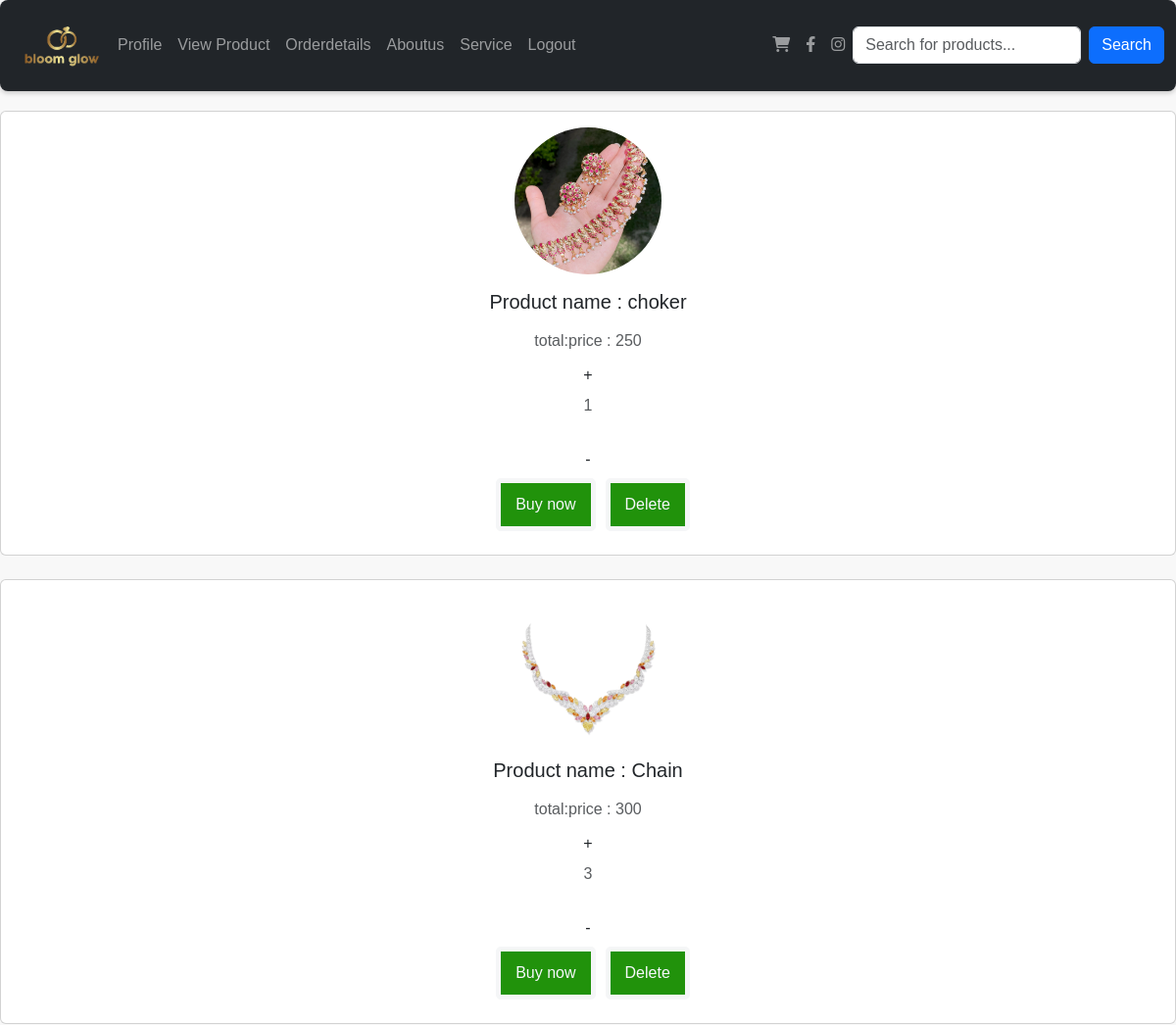
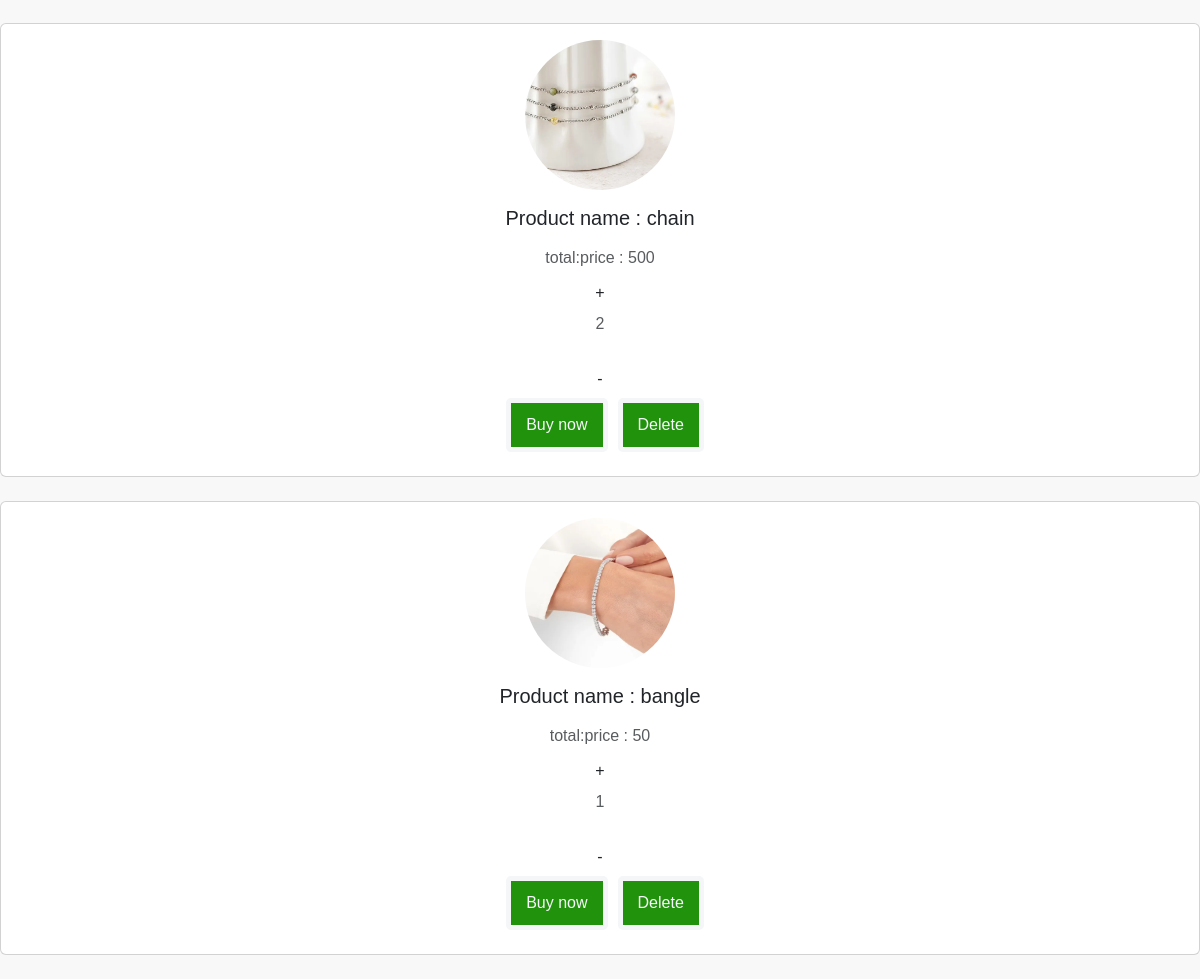
The page /user_view_cart (signed in) on the database as committed earlier (2 pictures, top to bottom).
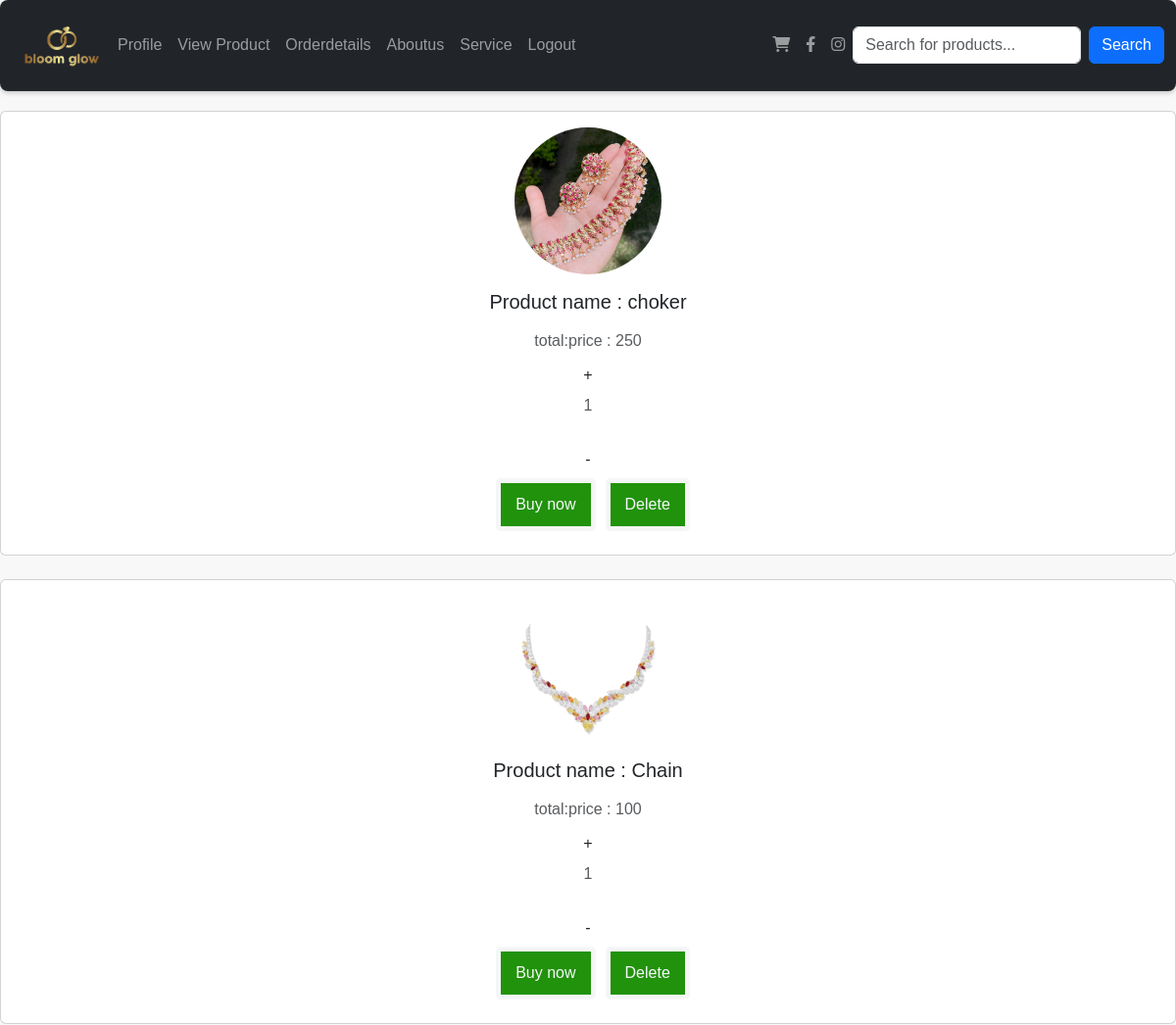
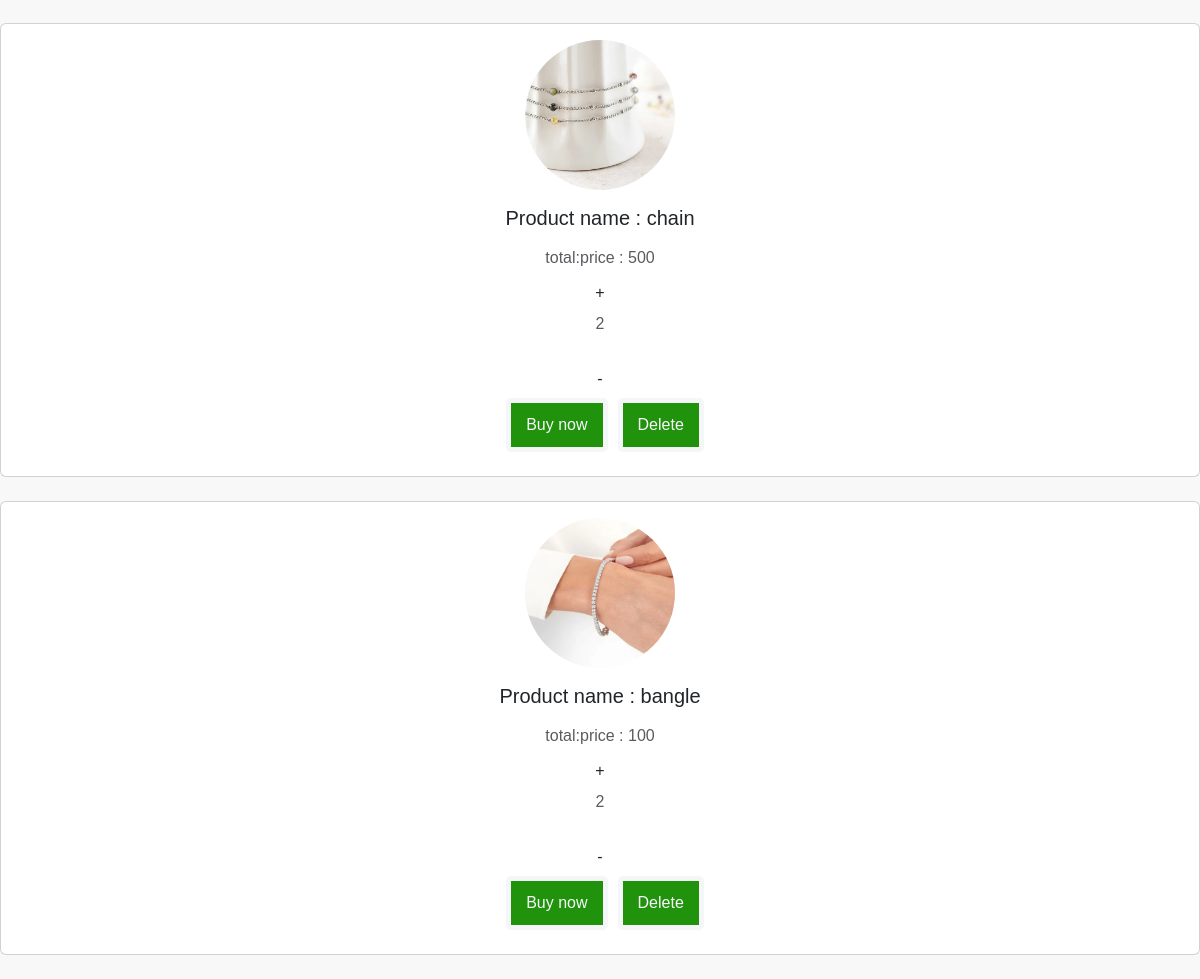
The same page on the database as committed later (2 pictures, top to bottom).
### app/models.py (models this page shows, shortened)
class cart(models.Model):
    user = models.ForeignKey(Register,on_delete=models.CASCADE)
    product = models.ForeignKey(Product,on_delete=models.CASCADE)
    quantity = models.IntegerField()
    def total_price(self):
        return self.quantity * self.product.price

class Product(models.Model):
    shop = models.ForeignKey(Shopreg,on_delete=models.CASCADE)
    name = models.TextField()
    discription = models.TextField()
    price = models.IntegerField()
    quantity = models.IntegerField()
    offerprice = models.IntegerField()
    image = models.FileField()

### app/views.py (the view)
# urls.py: path('user_view_cart',views.user_view_cart),
def user_view_cart(req):
    if 'user' in req.session:
        data=cart.objects.filter(user=get_usr(req))
        return render(req,'user/addtocart.html',{'data':data})

### app/views.py (called while the page is built)
def get_usr(req):
    data=Register.objects.get(Email=req.session['user'])
    return data

### template/user/addtocart.html (shortened to what this page needs)
<!DOCTYPE html>
<html lang="en">
<head>
    <link href="https://cdn.jsdelivr.net/npm/bootstrap@5.3.3/dist/css/bootstrap.min.css" rel="stylesheet">
  <link href="https://cdnjs.cloudflare.com/ajax/libs/font-awesome/6.0.0-beta3/css/all.min.css" rel="stylesheet">
</head>
<body>
  <nav id="nav" class="navbar navbar-expand-sm navbar-dark bg-dark sticky-top">
    <div class="container-fluid">
      <a href="../userhome" class="logo"  >
        <img src="../static/logo.png" alt="logo" width="100px">
      </a>
      <div class="collapse navbar-collapse" id="mynavbar">
        <ul class="navbar-nav me-auto">
          <li class="nav-item">
            <a class="nav-link" href="../profile">Profile</a>
          </li>
          <li class="nav-item">
            <a class="nav-link" href="../userviewproduct">View Product</a>
          </li>
          <li class="nav-item">
            <a class="nav-link" href="../orderdetails">Orderdetails</a>
          </li>
        <li class="nav-item">
          <a class="nav-link" href="../aboutus">Aboutus</a>
        </li>
      <li class="nav-item">
        <a class="nav-link" href="../service">Service</a>
      </li>
          <li class="nav-item">
            <a class="nav-link" href="../logout">Logout</a>
          </li>
        </ul>
         <ul class="navbar-nav d-flex align-items-center">
          <li class="nav-item">
            <a class="nav-link" href="../user_view_cart" target="_blank">
              <i class="fas fa-shopping-cart"></i>
            </a>
          </li>
          <li class="nav-item">
            <a class="nav-link" href="https://facebook.com" target="_blank">
              <i class="fab fa-facebook-f"></i>
            </a>
          </li>
          <li class="nav-item">
            <a class="nav-link" href="https://instagram.com" target="_blank">
              <i class="fab fa-instagram"></i>
            </a>
          </li>
        </ul>
    <form class="d-flex" method="post" action="{% url 'product_search' %}">
      <input type="text" class="form-control me-2" name="query" placeholder="Search for products...">
      <button type="submit" class="btn btn-primary">Search</button>
    </form>
      </div>
    </div>
  </nav>
     {% for i in data %}
         <div class="card mb-4">
           <div class="card-body text-center">
             <img src="{{i.product.image.url}}" alt="avatar" class="rounded-circle img-fluid" style="width: 150px;height: 150px;">
             <h5 class="my-3">Product name : {{i.product.name}}</h5>
             <p class="text-muted mb-1">total:price : {{i.total_price}}</p>
             <a href="../qty_incri/{{i.pk}}" class="btn">+</a><p class="text-muted mb-4">{{i.quantity}}</p>
             <a href="../qty_decri/{{i.pk}}" class="btn">-</a>
             <div class="d-flex justify-content-center mb-2">
               <a class="pro" href="../payment/{{i.product.pk}}">Buy now</a>
               <a class="pro" href="../deleteitem/{{i.pk}}">Delete</a>
             </div>
           </div>
         </div>
         {% endfor %}
</body>
</html>

Rows that differ between the two databases and show on the page:
changed cart "Chain": total_price "300" → "100"; quantity "3" → "1"
changed cart "bangle": total_price "50" → "100"; quantity "1" → "2"
